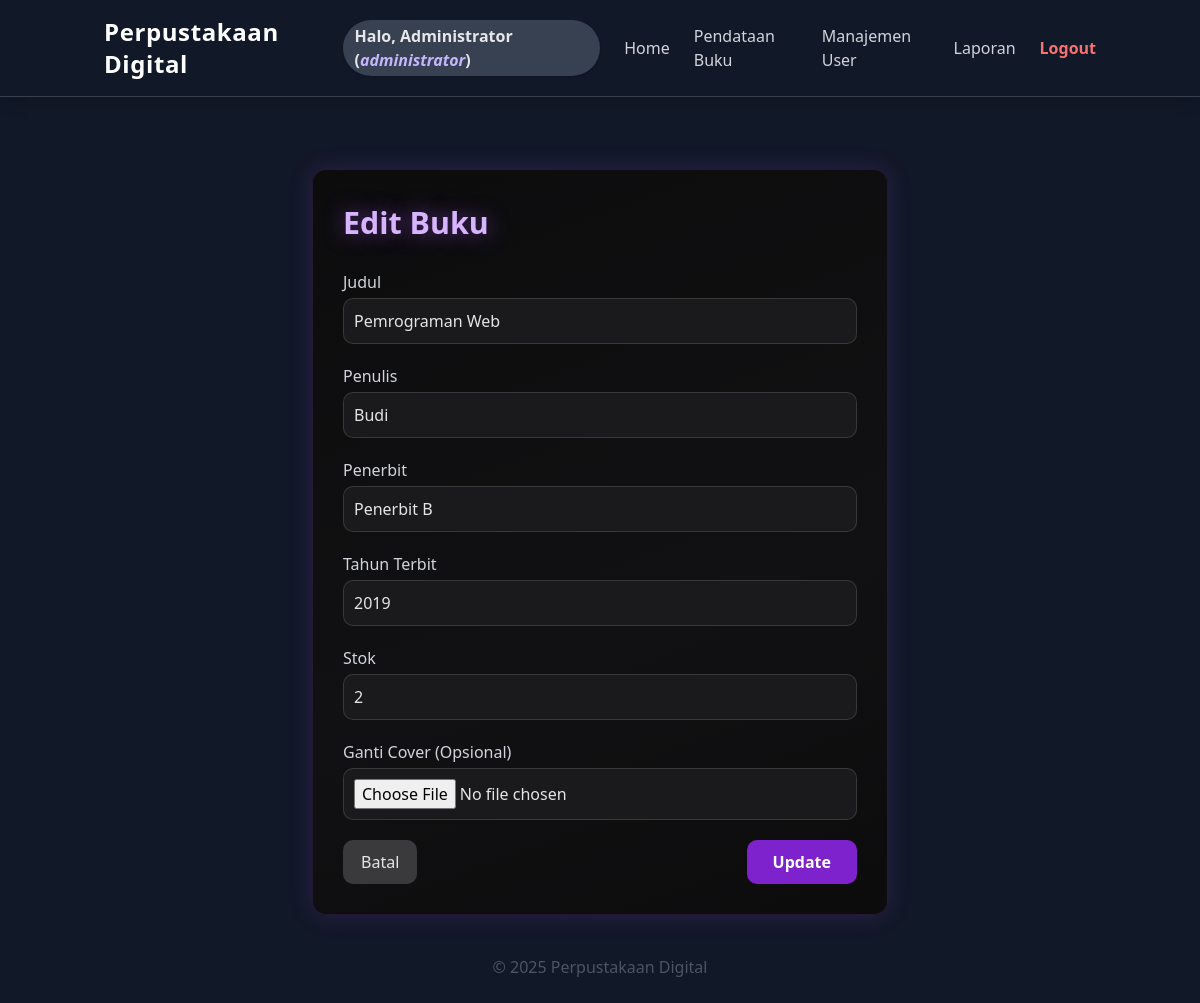
The app's page /public/book_edit.php?id=2 (signed in) with its own data.
### tables this page shows
CREATE TABLE buku (
  id INT AUTO_INCREMENT PRIMARY KEY,
  judul VARCHAR(255) NOT NULL,
  penulis VARCHAR(255),
  penerbit VARCHAR(255),
  tahun_terbit INT,
  stok INT DEFAULT 1,
  cover VARCHAR(255) NULL,
  created_at DATETIME DEFAULT CURRENT_TIMESTAMP
);

### app/database.php (called while the page is built)
<?php
class Database {
    private $pdo;
    public function __construct($host, $dbname, $user, $pass){
        $dsn = "mysql:host=$host;dbname=$dbname;charset=utf8mb4";
        $opts = [
            PDO::ATTR_ERRMODE => PDO::ERRMODE_EXCEPTION,
            PDO::ATTR_DEFAULT_FETCH_MODE => PDO::FETCH_ASSOC
        ];
        $this->pdo = new PDO($dsn, $user, $pass, $opts);
    }
    public function pdo() {
        return $this->pdo;
    }
}

### app/models/book.php (called while the page is built, shortened)
<?php
class BookModel {
    private $db;
    public function __construct($db){
        $this->db = $db;
    }
    public function find($id){
        $stmt = $this->db->prepare("SELECT * FROM buku WHERE id = ?");
        $stmt->execute([$id]);
        return $stmt->fetch();
    }
}

### public/book_edit.php (the view, shortened to what this page needs)
<?php
require_once __DIR__.'/../templates/header.php';
$bookModel = new BookModel($db->pdo());
$id = intval($_GET['id'] ?? 0);
$book = $bookModel->find($id);
?>
<div class="max-w-xl mx-auto mt-14 edit-card">
    <h2 class="edit-title mb-6">Edit Buku</h2>
    <form method="post" enctype="multipart/form-data" class="space-y-5">
        <div>
            <label class="block text-gray-300 mb-1 font-medium">Judul</label>
            <input name="judul" value="<?= htmlspecialchars($book['judul']) ?>" class="w-full">
        </div>
        <div>
            <label class="block text-gray-300 mb-1 font-medium">Penulis</label>
            <input name="penulis" value="<?= htmlspecialchars($book['penulis']) ?>" class="w-full">
        </div>
        <div>
            <label class="block text-gray-300 mb-1 font-medium">Penerbit</label>
            <input name="penerbit" value="<?= htmlspecialchars($book['penerbit']) ?>" class="w-full">
        </div>
        <div>
            <label class="block text-gray-300 mb-1 font-medium">Tahun Terbit</label>
            <input type="number" name="tahun_terbit" value="<?= $book['tahun_terbit'] ?>" class="w-full">
        </div>
        <div>
            <label class="block text-gray-300 mb-1 font-medium">Stok</label>
            <input type="number" name="stok" value="<?= $book['stok'] ?>" class="w-full">
        </div>
        <div>
            <label class="block text-gray-300 mb-1 font-medium">Ganti Cover (Opsional)</label>
            <input type="file" name="cover" accept="image/*" class="w-full">
        </div>
        <div class="flex justify-between mt-6">
            <a href="books.php" class="btn-cancel">Batal</a>
            <button class="btn-update">
                Update
            </button>
        </div>
    </form>
</div>
<?php require_once __DIR__.'/../templates/footer.php'; ?>

### public/book_edit.php (style rules this page uses)
.edit-card { background: linear-gradient(160deg, #0c0c0d, #111113 60%, #0c0c0d); border: 1px solid rgba(168,85,247,0.15); border-radius: 14px; padding: 30px; box-shadow: 0 0 25px rgba(168,85,247,0.18); transition: .35s; }
.edit-title { font-size: 1.9rem; font-weight: 800; color: #d8b4fe; text-shadow: 0 0 20px rgba(168,85,247,.55); }
input, select { background: #1a1a1c; border: 1px solid rgba(255,255,255,0.13); color: #e5e5e5; border-radius: 10px; padding: 10px; transition: .3s; }
.btn-update { background: #7e22ce; padding: 10px 26px; border-radius: 10px; font-weight: 600; transition: .3s; color: white; }
.btn-cancel { background: #3a3a3d; padding: 10px 18px; border-radius: 10px; font-weight: 500; color: #e5e5e5; transition: .25s; }

### records on screen
buku: judul "Pemrograman Web", penulis "Budi", penerbit "Penerbit B", tahun_terbit "2019", stok "2"

### other values on screen
$user['nama'] ?: $user['username'] "Administrator"
$user['role'] "administrator"
$text "Home Pendataan Buku Manajemen User Laporan"
